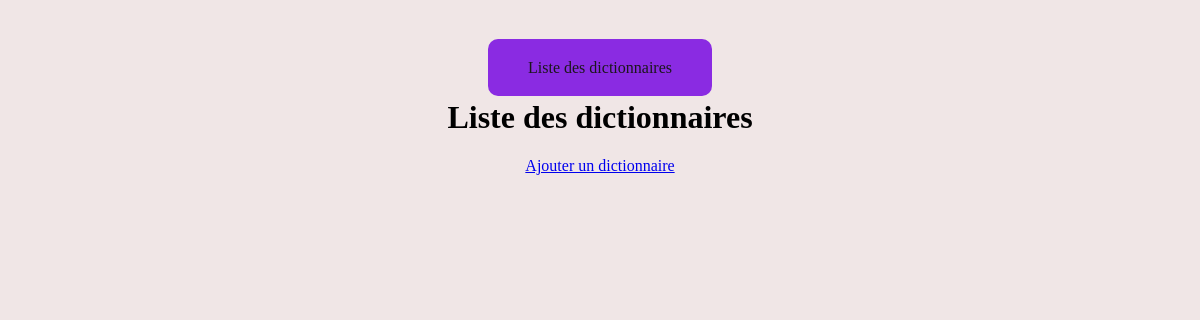
Page /dictionary/list/ on the earlier database version.
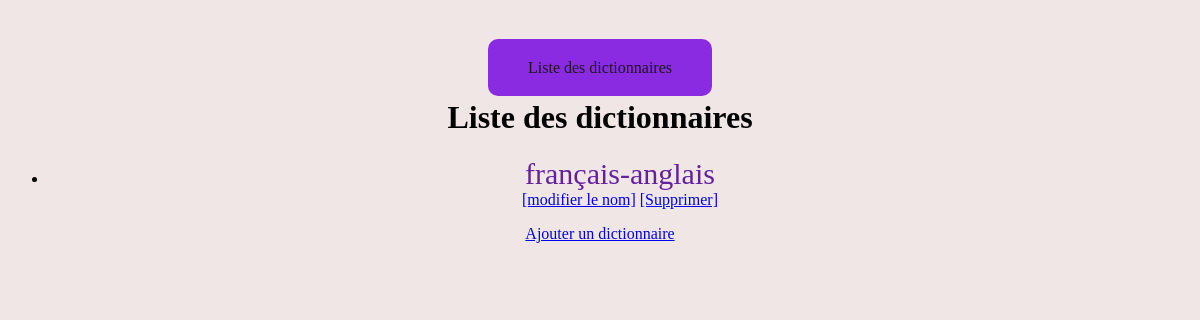
Same page on the later database version.
### listings/models.py (models this page shows, shortened)
class Dictionary(models.Model):
    name = models.CharField(max_length=100)

### listings/views.py (the view)
# urls.py: path("dictionary/list/", views.dictionary_list, name="dictionary-list"),
def dictionary_list(request):
    dictionaries = Dictionary.objects.all()
    return render(
        request, "listings/dictionary_list.html", {"dictionaries": dictionaries}
    )

### listings/templates/listings/dictionary_list.html
{% extends 'listings/base.html' %}
{% block content %}
<h1>Liste des dictionnaires</h1>
<ul>
    {% for dictionary in dictionaries %}
        <li>
            <a class="dictionary--title" href="{% url 'dictionary-detail' dictionary.id %}">{{ dictionary.name }}</a>
            <div>
                <a href="{% url 'dictionary-update' dictionary.id %}">[modifier le nom]</a>
                <a href="{% url 'dictionary-delete' dictionary.id %}">[Supprimer]</a>
            </div>
        </li>
    {% endfor %}
</ul>
<a href="{% url 'dictionary-add' %}">Ajouter un dictionnaire</a>
{% endblock %}

Differences in the rows shown:
added Dictionary: name "français-anglais"
